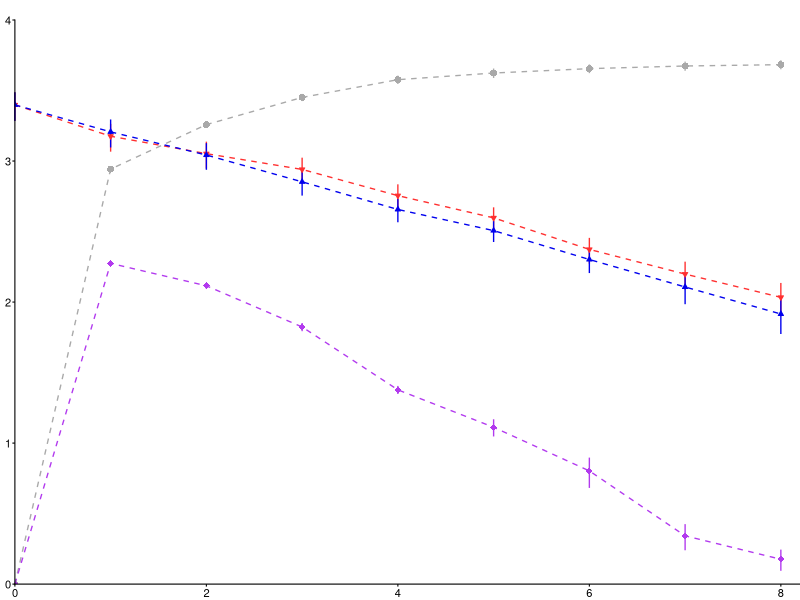
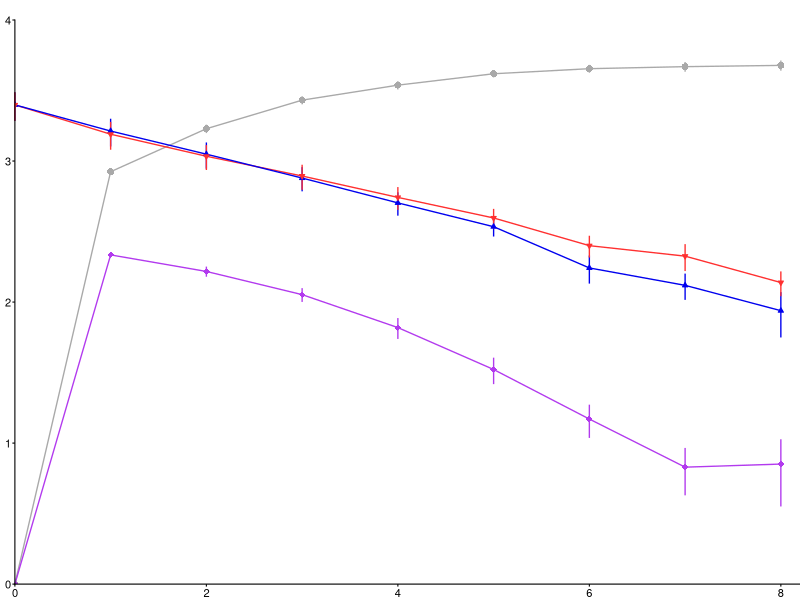
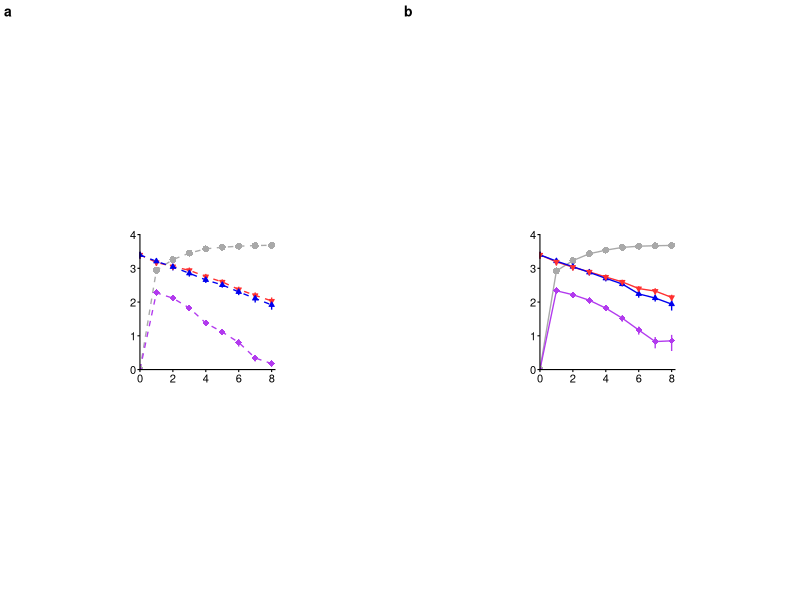
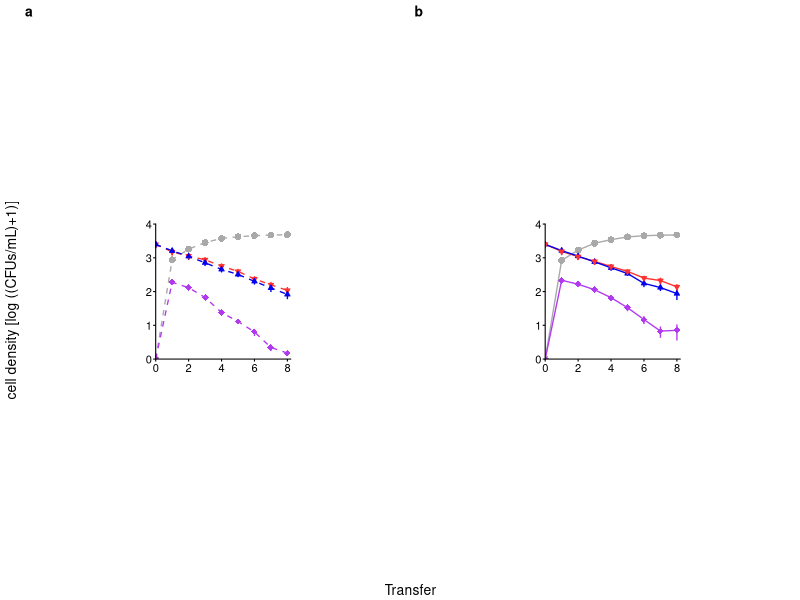

Write the R code that produced these figures, in order.
library(tidyverse)
library(cowplot)
library(lattice)
library(gridExtra)
library(grid)
library(egg)

#########################
#FigureS2########
#####################

###Ancestor###

dat <- read.csv("FigS3_low.csv")

dat <- dat %>%
  #select(-Mixture, -CFUs) %>%
  group_by(Host, Antibiotic, Day) %>%
  summarise(N = n(),
            CFUs = mean(CFUs_sub),
            SD = sd(CFUs_sub),
            SE = SD/sqrt(N))
levels(dat$Antibiotic)

colors_light <- c('darkgrey', 'firebrick1', 'blue2', 'darkorchid2')

p1 <- ggplot(dat %>% filter(Host=='A'),
             aes(x=Day, y=CFUs, color=Antibiotic)) + 
  theme_cowplot(12)+
  geom_line(linetype = "dashed", size = 0.4668623442372146) +
  geom_errorbar(aes(ymin=CFUs-SE, ymax=CFUs+SE), width=0, size = 0.4668623442372146) +
  geom_point(aes(shape=Antibiotic, color=Antibiotic, fill=Antibiotic, size=Antibiotic)) +
  scale_color_manual(values=colors_light) +
  scale_fill_manual(values=colors_light)+
  scale_size_manual(values=c(2,1,1,2))+
  scale_shape_manual(values=c(16,25,24,18)) +
  scale_y_log10(expand=c(0, 0),
                limits=c(1e0, 1e4),
                breaks=10^seq(0, 4, by=1),
                labels=seq(0, 4, by=1)) +
  scale_x_continuous(expand=c(0, 0),
                     limits = c(0,8.2)) +
  theme(legend.position="none") +
  theme(axis.title.x=element_blank()) +
  theme(axis.title.y=element_blank()) +
  theme(axis.line.y = element_line(size = 0.3734899)) +
  theme(axis.line.x = element_line(size = 0.3734899)) +
  theme(axis.ticks = element_line(size = 0.3734899))+
  theme(axis.text.x = element_text(margin=margin(1,0,0,0,"pt")),
        axis.text.y = element_text(margin=margin(0,1,0,0,"pt")))+
  theme(axis.ticks.length=unit(.025, "in"))+
  theme(plot.margin = margin(.2, 0, 0, .05, "in"))+
  expand_limits(x = 0, y = 0) +
  theme(axis.text = element_text(size = 8))

p1


###Evolved###

dat1 <- read.csv("FigS3_high.csv")

dat1 <- dat1 %>%
  #select(-Mixture, -CFUs) %>%
  group_by(Host, Antibiotic, Day) %>%
  summarise(N = n(),
            CFUs = mean(CFUs_sub),
            SD = sd(CFUs_sub),
            SE = SD/sqrt(N))

colors_dark <- c('darkgrey', 'firebrick1', 'blue2', 'darkorchid2')

p3 <- ggplot(dat1 %>% filter(Host=='B'),
             aes(x=Day, y=CFUs, color=Antibiotic)) + 
  theme_cowplot(12)+
  geom_line(size = 0.4668623442372146) +
  geom_errorbar(aes(ymin=CFUs-SE, ymax=CFUs+SE), width=0, size = 0.4668623442372146) +
  geom_point(aes(shape=Antibiotic, color=Antibiotic, fill=Antibiotic, size=Antibiotic)) +
  scale_color_manual(values=colors_light) +
  scale_fill_manual(values=colors_light)+
  scale_size_manual(values=c(2,1,1,2))+
  scale_shape_manual(values=c(16,25,24,18)) +
  scale_y_log10(expand=c(0, 0),
                limits=c(1e0, 1e4),
                breaks=10^seq(0, 4, by=1),
                labels=seq(0, 4, by=1)) +
  scale_x_continuous(expand=c(0, 0),
                     limits = c(0,8.2)) +
  theme(legend.position="none") +
  theme(axis.title.x=element_blank()) +
  theme(axis.title.y=element_blank()) +
  theme(axis.line.y = element_line(size = 0.3734899)) +
  theme(axis.line.x = element_line(size = 0.3734899)) +
  theme(axis.ticks = element_line(size = 0.3734899))+
  theme(axis.text.x = element_text(margin=margin(1,0,0,0,"pt")),
        axis.text.y = element_text(margin=margin(0,1,0,0,"pt")))+
  theme(axis.ticks.length=unit(.025, "in"))+
  theme(plot.margin = margin(.2, 0, 0, .05, "in"))+
  expand_limits(x = 0, y = 0) +
  theme(axis.text = element_text(size = 8))

p3

Figp1_fixed <- set_panel_size(p1, width  = unit(1.35, "in"), height = unit(1.35, "in"))
Figp3_fixed <- set_panel_size(p3, width  = unit(1.35, "in"), height = unit(1.35, "in"))

FigureSb3_main <- plot_grid(Figp1_fixed, Figp3_fixed, 
                            ncol = 2, align = "v",
                            labels = c('a','b'), label_size = 10)

FigureSb3_main

#create common x and y labels

y.grob <- textGrob("cell density [log ((CFUs/mL)+1)]",
                   gp=gpar(fontsize=10), rot=90)

x.grob <- textGrob("Transfer", 
                   gp=gpar(fontsize=10))

#add common axis to plot

FigureSb3 <- grid.arrange(arrangeGrob(FigureSb3_main, left = y.grob, bottom = x.grob))

save_plot("FigureSb3.pdf", plot = FigureSb3, base_width = 3.45, base_height = 1.85)
